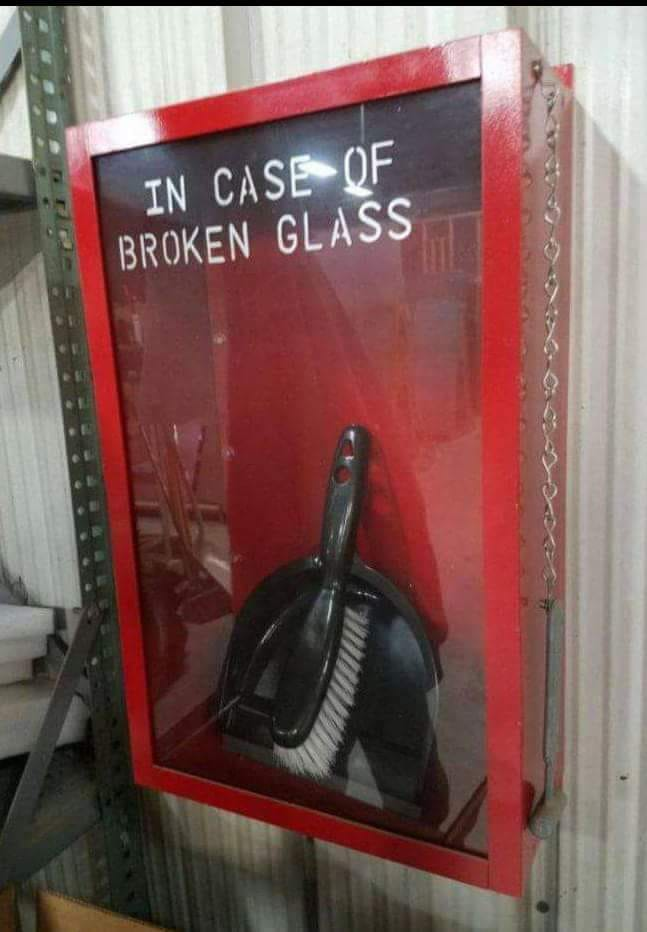
#> input picture example.jpg, 647 x 932 px
$ python task7.py
#> lines starting #> are read from the running program, lines starting #| are printed output that depends on the picture
"""
7. Wycięcie fragmentu obrazu
a. Podziel obraz na 9 równych części.
b. Pobierz fragment obrazu obejmujący środek.
c. Wyświetl wycięty fragment osobno.
"""

import cv2

print("Loading image...")
image = cv2.imread("example.jpg")
#> image is the input picture: shape (932, 647, 3); mean B, G, R 88.4, 91.4, 123.9

if image is None:
    print("Error: Can't load image.")
    exit(0)

(height, width, _) = image.shape
#> height = 932; width = 647

image = image[height // 3 : 2 * height // 3, width // 3 : 2 * width // 3]
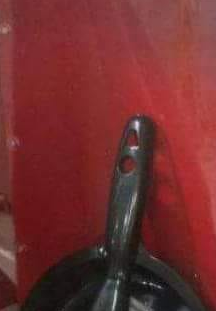
#> image: shape (311, 216, 3); mean B, G, R 46.6, 46.3, 114

cv2.namedWindow("Image", cv2.WINDOW_NORMAL)
cv2.imshow("Image", image)

cv2.waitKey(0)
cv2.destroyAllWindows()
